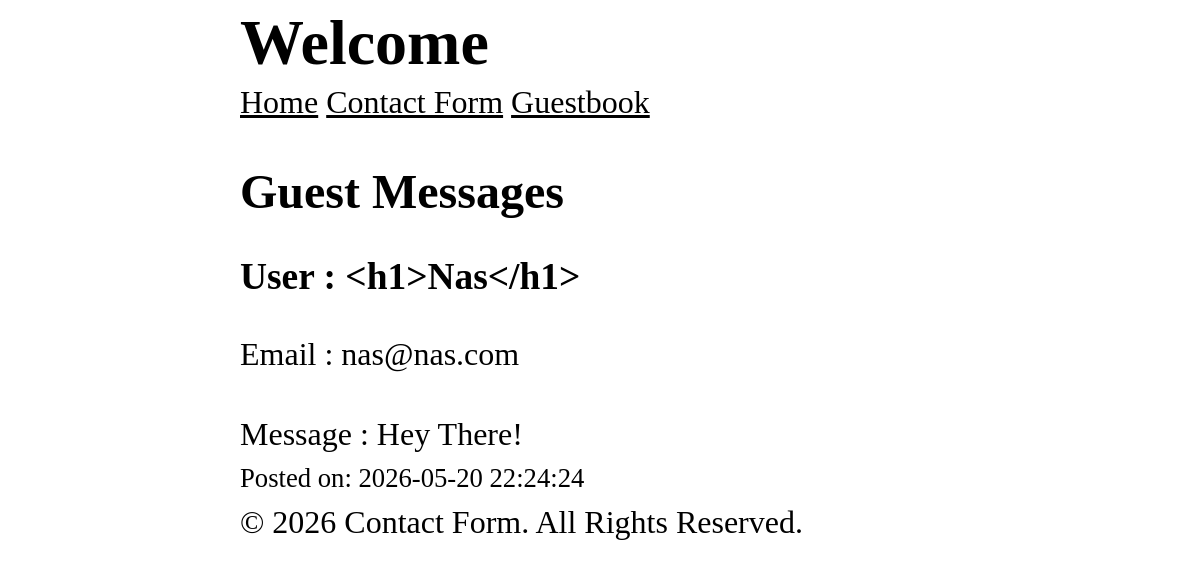
Page /guestbook on the earlier database version.
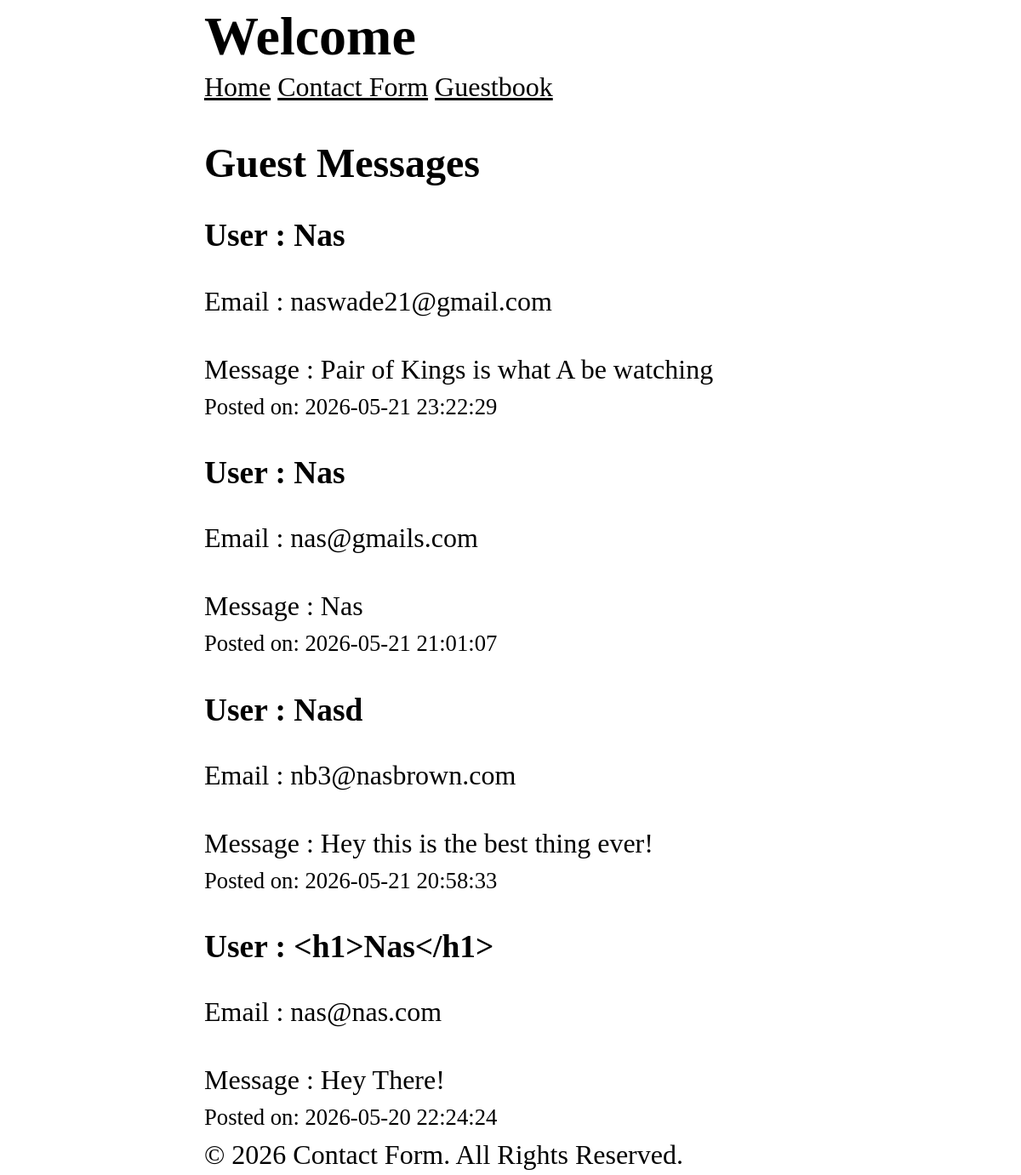
Same page on the later database version.
### tables this page shows
CREATE TABLE messages (
    id INTEGER PRIMARY KEY AUTOINCREMENT,
    name TEXT NOT NULL,
    email TEXT NOT NULL,
    message TEXT NOT NULL,
    created_at TIMESTAMP DEFAULT CURRENT_TIMESTAMP
);

### includes/view.php (called while the page is built, shortened)
<?php
function renderView(string $template, array $data = []): void {
    include TEMPLATES_DIR . '/header.php';
    include TEMPLATES_DIR . '/' . $template . '.php';
    include TEMPLATES_DIR . '/footer.php';
}

### routes/guestbook_get.php (called while the page is built)
<?php
$messages = getMessages(connect());
renderView(
    template:'guestbook_get',
    data: ['messages' => $messages]
);

### public/index.php (called while the page is built, shortened)
<?php
dispatch($_SERVER['REQUEST_URI'], $_SERVER["REQUEST_METHOD"]);

### includes/db.php (called while the page is built, shortened)
<?php
function connect(){
    $pdo = new PDO('sqlite:' . DB_DIR . '/' . 'db.sqlite');
    $pdo->setAttribute(PDO::ATTR_ERRMODE, PDO::ERRMODE_EXCEPTION);
    return $pdo;
}
function getMessages(PDO $pdo): array{
    $sql = "SELECT * FROM messages ORDER BY created_at DESC";
    $stmt = $pdo->query($sql);
    return $stmt->fetchAll(PDO::FETCH_ASSOC);
}

### templates/guestbook_get.php (the view)
<?php
$messages = $data['messages'];
?>
<section>
    <h2>Guest Messages</h2>
    <?php if(empty($messages)): ?>
        <p>There are no messages here yet.. Please leave a message!</p>
    <?php else: ?>
        <?php foreach($messages as $message): ?>
            <h3>User : <?= htmlspecialchars($message['name']) ?></h3>
            <p>Email : <?= htmlspecialchars($message['email']) ?></p>
            <p>Message : <?= nl2br(htmlspecialchars($message['message'])) ?></p>
            <small>Posted on: <?= htmlspecialchars($message['created_at']) ?></small>
        <?php endforeach; ?>
    <?php endif; ?>
</section>

### includes/router.php (shortened to what this page needs)
<?php
function normalizeuri(string $uri): string{
    $uri = strtolower(trim($uri, '/'));
    return $uri === INDEX_URI ? INDEX_ROUTE : $uri;
};
function getFilePath(string $uri, string $method): string{
    return ROUTES_DIR . '/' . normalizeuri($uri) . '_' . strtolower($method) . '.php';
}
function dispatch(string $uri, string $method): void{
    $uri = normalizeuri($uri);
    $method = strtoupper($method);
    $filePath = getFilePath($uri, $method);
    if(file_exists($filePath)){
        include($filePath);
        return;
    }
}

### templates/header.php (shortened to what this page needs)
<html lang="en">
<head>
</head>
<body>
    <header>
        <h1>Welcome</h1>
    </header>
    <nav>
        <a href="/">Home</a>
        <a href="/contact">Contact Form</a>
        <a href="/guestbook">Guestbook</a>
    </nav>
    <main>

### templates/footer.php
  </main>
    <footer>
        &copy; <?= date('Y') ?> Contact Form. All Rights Reserved.
    </footer>
</body>
</html>

### templates/header.php (style rules this page uses)
*, *::before, *::after { box-sizing: border-box; }
html { -moz-text-size-adjust: none; -webkit-text-size-adjust: none; text-size-adjust: none; }
body, h1, h2, h3, h4, p, figure, blockquote, dl, dd { margin-block-end: 0; }
body { min-height: 100vh; line-height: 1.5; max-width: 60%; margin-left: auto; margin-right: auto; font-size: 2em; }
h1, h2, h3, h4, button, input, label { line-height: 1.1; }
h1, h2, h3, h4 { text-wrap: balance; }
a:not([class]) { text-decoration-skip-ink: auto; color: currentColor; }

Differences in the rows shown:
added messages: name "Nas", email "naswade21@gmail.com", message "Pair of Kings is what A be watching", created_at "2026-05-21 23:22:29"
added messages: name "Nas", email "nas@gmails.com", message "Nas", created_at "2026-05-21 21:01:07"
added messages: name "Nasd", email "nb3@nasbrown.com", message "Hey this is the best thing ever!", created_at "2026-05-21 20:58:33"
